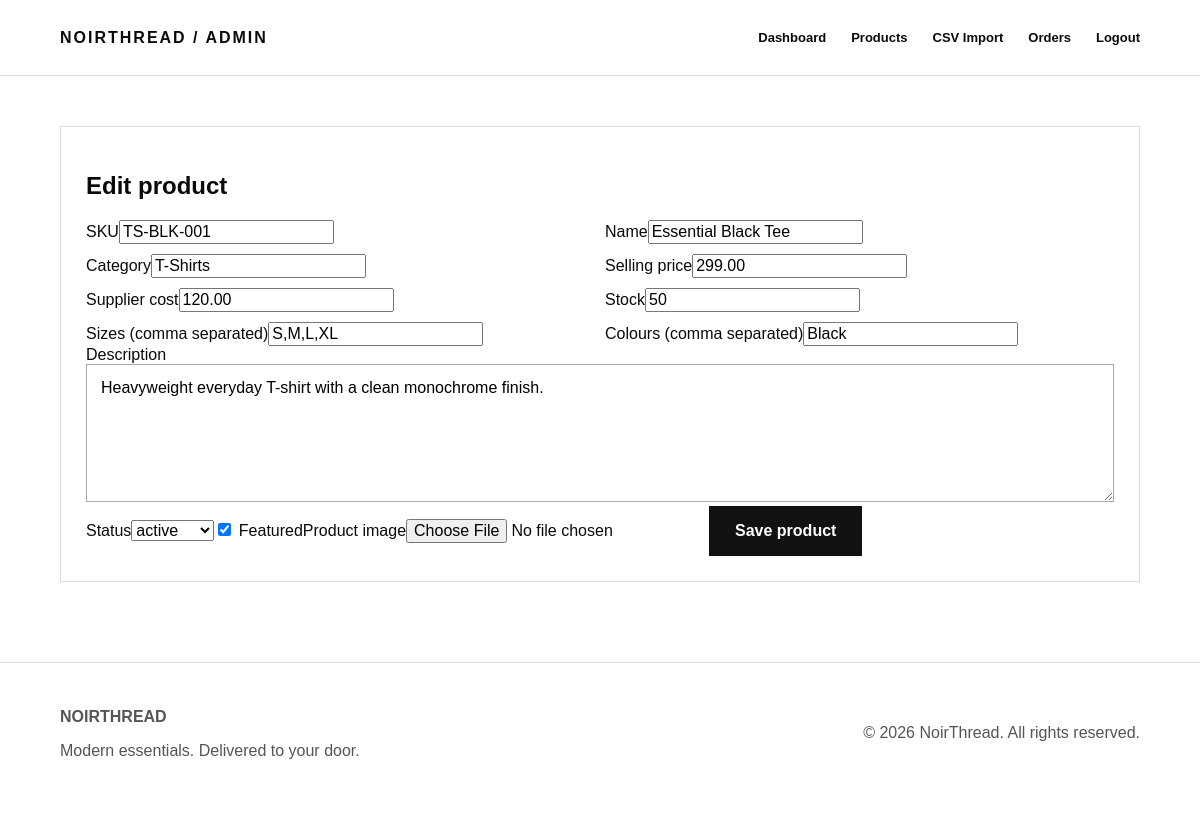
/product-form.php?id=1 (signed in), run on the app's committed database.
### tables this page shows
CREATE TABLE IF NOT EXISTS products (
 id INT UNSIGNED AUTO_INCREMENT PRIMARY KEY,
 sku VARCHAR(80) NOT NULL UNIQUE,
 name VARCHAR(180) NOT NULL,
 category VARCHAR(80) NOT NULL,
 description TEXT NULL,
 price DECIMAL(12,2) NOT NULL DEFAULT 0,
 cost DECIMAL(12,2) NOT NULL DEFAULT 0,
 stock INT NOT NULL DEFAULT 0,
 sizes VARCHAR(255) NULL,
 colors VARCHAR(255) NULL,
 status ENUM('active','draft','archived') NOT NULL DEFAULT 'active',
 featured TINYINT(1) NOT NULL DEFAULT 0,
 image VARCHAR(255) NULL,
 created_at TIMESTAMP DEFAULT CURRENT_TIMESTAMP,
 updated_at TIMESTAMP DEFAULT CURRENT_TIMESTAMP ON UPDATE CURRENT_TIMESTAMP,
 INDEX(category), INDEX(status)
);

### functions.php (called while the page is built, shortened)
<?php
function e(?string $v): string {
    return htmlspecialchars((string)$v, ENT_QUOTES, 'UTF-8');
}

### database.php (called while the page is built, shortened)
<?php
function db(): PDO {
    $dsn = 'mysql:host=' . DB_HOST . ';dbname=' . DB_NAME . ';charset=utf8mb4';
    $pdo = new PDO($dsn, DB_USER, DB_PASS, [
        PDO::ATTR_ERRMODE => PDO::ERRMODE_EXCEPTION,
        PDO::ATTR_DEFAULT_FETCH_MODE => PDO::FETCH_ASSOC,
        PDO::ATTR_EMULATE_PREPARES => false,
    ]);
    return $pdo;
}

### product-form.php (the view, shortened to what this page needs)
<?php
$id=(int)($_GET['id']??0); $p=$id?db()->prepare("SELECT * FROM products WHERE id=?"):null; if($p){$p->execute([$id]);$p=$p->fetch();} else $p=[];
$title=$id?'Edit product':'Add product';require __DIR__.'/admin_header.php'; ?>
<section class="admin-panel"><h1><?=$id?'Edit':'Add'?> product</h1><?php if($err):?><div class="alert"><?=e($err)?></div><?php endif;?><form method="post" enctype="multipart/form-data"><input type="hidden" name="csrf" value="<?=e(csrf_token())?>"><div class="form-grid"><?php $vals=['sku'=>'SKU','name'=>'Name','category'=>'Category','price'=>'Selling price','cost'=>'Supplier cost','stock'=>'Stock','sizes'=>'Sizes (comma separated)','colors'=>'Colours (comma separated)'];foreach($vals as $k=>$label):?><label><?=e($label)?><input name="<?=$k?>" value="<?=e($p[$k]??'')?>" required></label><?php endforeach;?></div><label>Description<textarea name="description" rows="6"><?=e($p['description']??'')?></textarea></label><label>Status<select name="status"><?php foreach(['active','draft','archived'] as $s):?><option <?=$s===($p['status']??'active')?'selected':''?>><?=$s?></option><?php endforeach;?></select></label><label><input type="checkbox" name="featured" <?=!empty($p['featured'])?'checked':''?>> Featured</label><label>Product image<input type="file" name="image" accept="image/*"></label><button class="btn btn-dark">Save product</button></form></section>
<?php require __DIR__.'/../includes/footer.php'; ?>

### style.css (style rules this page uses)
:root { --black:#0a0a0a;--white:#fff;--gray:#777;--line:#ddd;--soft:#f5f5f5 }
* { box-sizing:border-box }
body { margin:0;font-family:Arial,Helvetica,sans-serif;color:var(--black);background:#fff }
button,input,select,textarea { font:inherit }
.btn { display:inline-block;padding:15px 25px;border:1px solid #111;border-radius:0;font-weight:800;cursor:pointer }
.btn-dark { background:#111;color:#fff }
.form-grid { display:grid;grid-template-columns:1fr 1fr;gap:10px }
.admin-panel { border:1px solid #ddd;padding:25px;margin-bottom:30px;overflow:auto }
.admin-panel textarea { width:100%;padding:14px;border:1px solid #aaa }

### data on the page
products: sku "TS-BLK-001", name "Essential Black Tee", category "T-Shirts", price "299.00", cost "120.00", stock "50", sizes "S,M,L,XL", colors "Black", description "Heavyweight everyday T-shirt with a clean monochrome finish.", status "active", featured "☑"

### other printed values
$label "SKU"
$label "Name"
$label "Category"
$label "Selling price"
$label "Supplier cost"
$label "Stock"
$label "Sizes (comma separated)"
$label "Colours (comma separated)"
